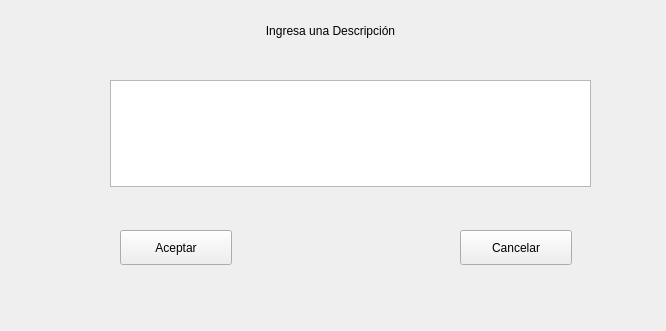
<?xml version="1.0" encoding="UTF-8"?>
<ui version="4.0">
 <class>Descripcion</class>
 <widget class="QWidget" name="Descripcion">
  <property name="geometry">
   <rect>
    <x>0</x>
    <y>0</y>
    <width>666</width>
    <height>331</height>
   </rect>
  </property>
  <property name="windowTitle">
   <string>Form</string>
  </property>
  <widget class="QLabel" name="label">
   <property name="geometry">
    <rect>
     <x>210</x>
     <y>10</y>
     <width>241</width>
     <height>41</height>
    </rect>
   </property>
   <property name="text">
    <string>Ingresa una Descripción</string>
   </property>
   <property name="alignment">
    <set>Qt::AlignCenter</set>
   </property>
  </widget>
  <widget class="QTextEdit" name="textEdit">
   <property name="geometry">
    <rect>
     <x>110</x>
     <y>80</y>
     <width>481</width>
     <height>107</height>
    </rect>
   </property>
  </widget>
  <widget class="QPushButton" name="aceptarButton">
   <property name="geometry">
    <rect>
     <x>120</x>
     <y>230</y>
     <width>112</width>
     <height>35</height>
    </rect>
   </property>
   <property name="text">
    <string>Aceptar</string>
   </property>
  </widget>
  <widget class="QPushButton" name="cancelarButton">
   <property name="geometry">
    <rect>
     <x>460</x>
     <y>230</y>
     <width>112</width>
     <height>35</height>
    </rect>
   </property>
   <property name="text">
    <string>Cancelar</string>
   </property>
  </widget>
 </widget>
 <resources/>
 <connections/>
</ui>
